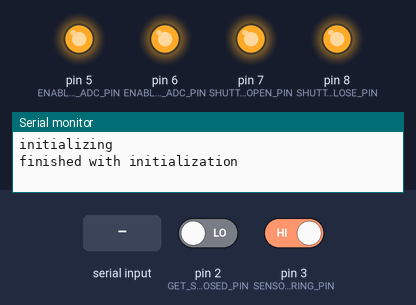
This sketch was run on a simulated Arduino Uno, built with avr-gcc and run on an emulated ATmega328P. On the bench: output pins drawn as LEDs (lit = HIGH), the last lines printed to the serial monitor. Inputs (shaded band) come from the test bench; at power-on: pin 2 (GET_SHUTTER_CLOSED_PIN) LOW, pin 3 (SENSOR_TRIGGERING_PIN) HIGH. Pins used as bus, display or sensor lines are not drawn.

Above: at 1.2 s.
1.3 s: "STATUS\n" received over Serial
At 1.45 s:
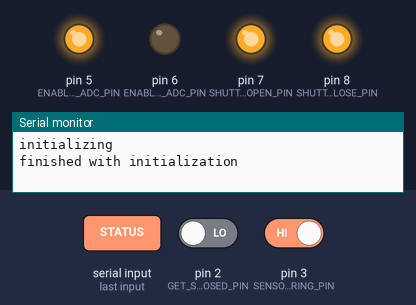
4.6 s: "DEWAR\n" received over Serial
At 5.6 s:
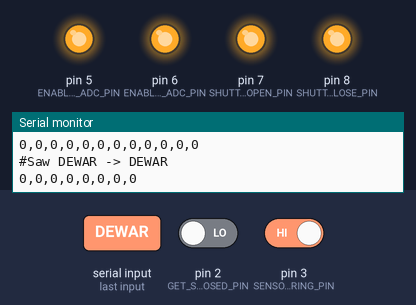
Timing chart, 0 to 7.6 s (numbered marks = the images above; inputs shaded):
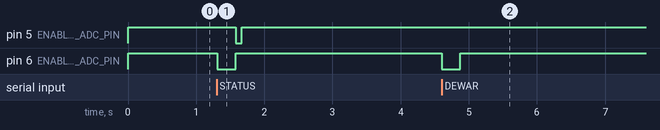

Measured:
- after the input at 1.3 s, pin 5 (ENABLE_SHUTTER_ADC_PIN): HIGH → LOW after 0.28 s, → HIGH 0.09 s later; pin 6 (ENABLE_DEWAR_ADC_PIN): HIGH → LOW at once, → HIGH 0.27 s later
- after the input at 4.6 s, pin 6 (ENABLE_DEWAR_ADC_PIN): HIGH → LOW at once, → HIGH 0.27 s later

The sketch:

Shutter.ino
```cpp
// TODO LIST
// check add input lines to latch to "see" open/closed status physically, since can change assynchronously from a) toggle, and b) reflex circuit
// add input line to reflex input to "see"
// add "sensor" lines for status of shutter
// add "actuator lines for "close shutter" and "open shutter"
// add command to disable closing of shutter via software. This is needed for calibration.
// convert #DEFINE to const, or vice versa
// arrange const list into at least two categories:
// a) time constants; and
// b) pin constants

// adds a bunch of print statements to help with development

#include <SPI.h>

//#define DEBUG

/* are these used? Needed? */
#define CLOS "CLOSE"
#define OPEN "OPEN"
#define STAT "STATUS"

//ADC interval is 1/4 second
const unsigned long adc_interval = 1000; // two seconds. Nice and long for testing and debugging
//const unsigned long adc_interval = 5000;

const unsigned long enable_delay = 30;
const unsigned long cs_delay = 30;


const int ENABLE_DEWAR_ADC_PIN = 6;
const int ENABLE_SHUTTER_ADC_PIN = 5;

const int SENSOR_TRIGGERING_PIN = 3;

const int GET_SHUTTER_CLOSED_PIN = 2;
const int REFLEX_FAULT = 3; // put ISR on rising edge to set fault flag

//TODO: Wire these up
#define SHUTTER_OPEN_PIN 7
#define SHUTTER_CLOSE_PIN 8

// SPI chip select line
#define CS 10

int bufPos = 0;
char buf[256];

// raw data from first ADC
unsigned int adc_data_dewar[] = {
  0, 0, 0, 0, 0, 0, 0, 0
};

// raw data from second ADC
unsigned int adc_data_shutter[] = {
  0, 0, 0, 0, 0, 0, 0, 0
};


volatile boolean fault_flag = false;

/*
  unsigned int adc_at_fault[] = {
  0, 0, 0, 0, 0, 0, 0, 0
  };
*/


// fault ISR for reflex circuit
void reflex_fault()
{
  fault_flag = true;
}


void do_close()
{
  // low going pulse. Add delays around low if required (unlikely).
  digitalWrite(SHUTTER_CLOSE_PIN, HIGH);
  digitalWrite(SHUTTER_CLOSE_PIN, LOW);
  digitalWrite(SHUTTER_CLOSE_PIN, HIGH);

}

void do_open()
{
  // low going pulse. Add delays around low if required (unlikely).
  /*  if (!isTriggering()) */
  if (fault_flag == false)
  {
    digitalWrite(SHUTTER_OPEN_PIN, HIGH);
    digitalWrite(SHUTTER_OPEN_PIN, LOW);
    digitalWrite(SHUTTER_OPEN_PIN, HIGH);
  }
}


// the setup function runs once when you press reset or power the board
void setup() {
  Serial.begin(9600);
  Serial.println("initializing");
  pinMode(13, OUTPUT);
  digitalWrite(13, HIGH);

  //initialize pins
  pinMode(GET_SHUTTER_CLOSED_PIN, INPUT);
  pinMode(SENSOR_TRIGGERING_PIN, INPUT);

  digitalWrite(SHUTTER_OPEN_PIN, HIGH);
  digitalWrite(SHUTTER_CLOSE_PIN, HIGH);
  pinMode(SHUTTER_OPEN_PIN, OUTPUT);
  pinMode(SHUTTER_CLOSE_PIN, OUTPUT);

  // circuit always initializes with shutter is close position
  digitalWrite(SHUTTER_CLOSE_PIN, LOW);
  digitalWrite(SHUTTER_CLOSE_PIN, HIGH);

  // enable line for the first ADC
  digitalWrite(ENABLE_DEWAR_ADC_PIN, HIGH);
  pinMode(ENABLE_DEWAR_ADC_PIN, OUTPUT);

  // enable line for the second ADC
  digitalWrite(ENABLE_SHUTTER_ADC_PIN, HIGH);
  pinMode(ENABLE_SHUTTER_ADC_PIN, OUTPUT);

  // initialize falling edge interrupt on pin 3
  attachInterrupt(digitalPinToInterrupt(3), reflex_fault, FALLING);

  // for debugging
  /*
    for (int i = 0; i < 8; i++)
    {
    digitalWrite(ENABLE_SHUTTER_ADC_PIN, HIGH);
    delay(1000);
    digitalWrite(ENABLE_SHUTTER_ADC_PIN, LOW);
    delay(1000);
    }
  */

  // set CS to high
  digitalWrite(CS, HIGH);
  pinMode(CS, OUTPUT);

  // enable hardware SPI bus for communication with ADC boards via Diff Pair drivers
  SPI.begin();

  Serial.println("finished with initialization");
  digitalWrite(13, LOW);
}


// initialize sample time to current time to induce an immediate sample
unsigned long sample_time = millis();

// the loop function runs over and over again forever
// keep the main loop delay free

void loop() {
  // See if command is pending
  gatherSerial();

  if (millis() > sample_time)
  {
    sample_time += adc_interval; //sample at set interval period
    //do_ADC();
  }
}


void readDewarADC()
{
  int enable_pin = ENABLE_DEWAR_ADC_PIN;
  byte mask = B1111;

  digitalWrite(enable_pin, LOW);
  if (enable_delay > 0)
    delay(enable_delay);
  unsigned int val = 0;

  for (int i = 0; i < 8; i++)
  {
    // will mask i/2 and i/2+1 due to integral arithmetic
    if (mask & (1 << i / 2))
    {
      digitalWrite(CS, LOW);
      if (cs_delay > 0)
        delay(cs_delay);
      //SPI.setClockDivider(SPI_CLOCK_DIV128);
      SPI.setClockDivider(SPI_CLOCK_DIV64);

      SPI.transfer(B00000001);
      int y = SPI.transfer(B10000000 + (i << 4));
      int x = SPI.transfer(0x00);

      digitalWrite(CS, HIGH);

      y &= B00000011;
      val = (y << 8) + x;
    }
    else // if masked out, set the reading to 0, and the threshold to 255
    {
      if (i % 2 == 0)
      {
        val = 0;
      }
      else
      {
        val = 255; // max value is 1023. Using 255 as an easy to see "special" value indicating that the sensor is offline
      }
    }

    adc_data_dewar[i] = val;

#ifdef DEBUG
    Serial.println(val);
#endif
  }
  digitalWrite(enable_pin, HIGH);

#ifdef DEBUG
  Serial.println("------------------");
#endif

}

void readShutterADC()
{
  int enable_pin = ENABLE_SHUTTER_ADC_PIN;
  byte mask = B0001;

  digitalWrite(enable_pin, LOW);
  if (enable_delay > 0)
    delay(enable_delay);
  unsigned int val = 0;

  for (int i = 0; i < 8; i++)
  {
    // will mask i/2 and i/2+1 due to integral arithmetic
    if (mask & (1 << i / 2))
    {
      digitalWrite(CS, LOW);
      if (cs_delay > 0)
        delay(cs_delay);
      //SPI.setClockDivider(SPI_CLOCK_DIV128);

      SPI.transfer(B00000001);
      int y = SPI.transfer(B10000000 + (i << 4));
      int x = SPI.transfer(0x00);

      digitalWrite(CS, HIGH);

      y &= B00000011;
      val = (y << 8) + x;
    }
    else // if masked out, set the reading to 0, and the threshold to 255
    {
      if (i % 2 == 0)
      {
        val = 2048;
      }
      else
      {
        val = 2048; // max value is 1023. Using 255 as an easy to see "special" value indicating that the sensor is offline
      }
    }

    adc_data_shutter[i] = val;
  }
  digitalWrite(enable_pin, HIGH);

}

void doDewarADC()
{
  digitalWrite(ENABLE_DEWAR_ADC_PIN, HIGH); // pull enable on differential driver chips down
  readDewarADC();    // send I2C command to read ADCs
  faultOnDewarADC();                        // set fault true and close shutter
}

void doShutterADC()
{
  digitalWrite(ENABLE_DEWAR_ADC_PIN, HIGH); // pull enable on differential driver chips down
  readShutterADC();    // send I2C command to read ADCs
  //faultOnShutterADC();                        // set fault true and close shutter
}


// shuts the shutter if the ADC value is above the threshold value.
// this is a "backup" for the reflex circuit
// used a 0 to 4 loop, which I like better than the 0 to 8 loop in read_first_adc
// TODO: process needs to work on both raw adc data arrays

void faultOnDewarADC()
{
  // process first ADC
  for (int i = 0; i < 4; i++)
  {
    if (adc_data_dewar[2 * i] > adc_data_dewar[2 * i + 1])
    {
      fault_flag = true;
      //Serial.println("faulting!!");
      do_close();
    }
    /*
      for (int j = 0; j < 8; j++)
      {
      adc_at_fault[j] = adc_data_0[j];
      }
    */
  }

  // process second ADC goes here
}

// simple "command line" processer. Reads until it sees a linefeed, then attempts to process the whole line
// ignores carrage return
// upper cases data, to make parsing simpler
void gatherSerial()
{
  if (Serial.available() > 0)
    digitalWrite(13, HIGH);

  while (Serial.available() > 0)
  {
    int c = Serial.read();
    if (c == '\r') // ignore this character
    {
      //ignore
    }
    else if (c == '\n') // sentinal marking EOL
    {
      buf[bufPos] = '\0';
      bufPos = 0;
      processCommand();
    }
    else
    {
      buf[bufPos++] = toupper(c);
    }
  }
}

// exectute action based upon line received from serial line
void processCommand()
{
#ifdef DEBUG
  Serial.print("Processing: ");
  Serial.println(buf);
#endif

  if (strlen(buf) == 0)
  {
#ifdef DEBUG
    Serial.println("Did not see a command...   ");
#endif
  }

  else if (strncmp(buf, OPEN, strlen(buf)) == 0)
  {
#ifdef DEBUG
    Serial.println("# saw OPEN");
    Serial.println("openning shutter");
#endif
    do_open();

  }
  else if (strncmp(buf, "CLOSE", strlen(buf)) == 0)
  {
#ifdef DEBUG
    Serial.println("# saw CLOSE");
#endif
    do_close();
  }
  else if (strncmp(buf, "STATUS", strlen(buf)) == 0)
  {

    doDewarADC();
    doShutterADC();
    printStatus();

  }
  /*
    else if (strncmp(buf, "FAULT", strlen(buf)) == 0)
    {
    Serial.println("#Saw FAULT");
    Serial.println(fault_flag);
    if (fault_flag)
    {
      for (int i = 0; i < 8; i++)
      {
        Serial.print(adc_at_fault[i]);
        Serial.print(",");
      }
      Serial.println();
    }
    }
  */
  else if (strncmp(buf, "CLEAR", strlen(buf)) == 0)
  {
    Serial.println("#Saw CLEAR");
    Serial.println("#clearing fault");
    fault_flag = false;
  }
  else if (strncmp(buf, "DEWAR", strlen(buf)) == 0)
  {
    Serial.print("#Saw ");
    Serial.print(buf);
    Serial.print(" -> ");
    Serial.println("DEWAR");
    doDewarADC();
    printDewarStatus();

  }
  else if (strncmp(buf, "SHUTTER", strlen(buf)) == 0)
  {
    Serial.print("#Saw ");
    Serial.print(buf);
    Serial.print(" -> ");
    Serial.println("SHUTTER");
    doShutterADC();
    printShutterStatus();
  }
  else if (strncmp(buf, "HELP", strlen(buf)) == 0)
  {
    Serial.println("Commands available are: OPEN, CLOSE, STATUS, and HELP");
  }
  else if (strncmp(buf, "HELLO", strlen(buf)) == 0)
  {
    Serial.println("Hello!! How are you?");
  }
  else // bone plate
  {
    Serial.print("ERR: I do not understand: \"");
    Serial.print(buf);
    Serial.println("\". Type HELP to get a list of available commands");
  }
}

/*
  boolean isTriggering()
  {
  boolean x = digitalRead(SENSOR_TRIGGERING_PIN);
  if (x)
  {
    return false;
  }
  else
  {
    return true;
  }
  }
*/


void printDewarStatus()
{
  for (int i = 0; i < 8; i++)
  {
    if (i > 0)
      Serial.print(",");
    Serial.print(adc_data_dewar[i]);
  }
  Serial.println();
}

void printShutterStatus()
{
  for (int i = 0; i < 2; i++)
  {
    if (i > 0)
      Serial.print(",");
    Serial.print(adc_data_shutter[i]);
  }
  Serial.println();
}

void printStatus()
{
  boolean is_closed = digitalRead(GET_SHUTTER_CLOSED_PIN);
  Serial.print(is_closed);
  Serial.print(",");
  Serial.print(fault_flag);
  Serial.print(",");

  for (int i = 0; i < 8; i++)
  {
    if (i > 0)
      Serial.print(",");
    Serial.print(adc_data_dewar[i]);
  }

  Serial.print(",");

  for (int i = 0; i < 2; i++)
  {
    if (i > 0)
      Serial.print(",");
    Serial.print(adc_data_shutter[i]);
  }

  Serial.println();
}
```
